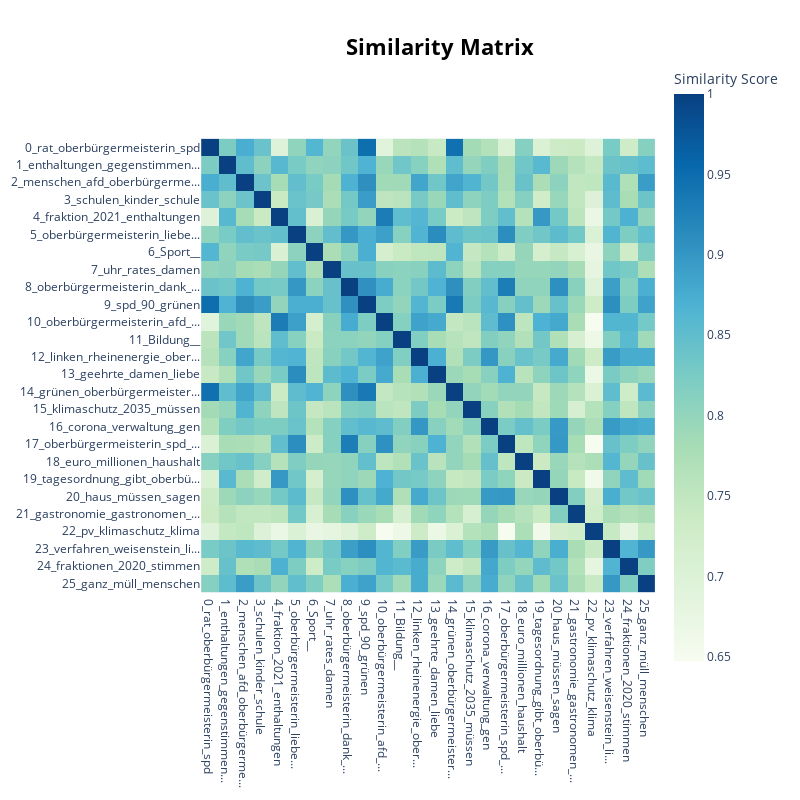

The cell this chart's notebook holds for it:
### Code cell
topic_model.visualize_heatmap()

### Figure 1 — Plotly figure (JSON) as saved in the notebook; plotly's stock layout.template omitted (floating-point values rounded to 4 significant figures; data arrays with more than 128 entries replaced by an {"elided": "..."} marker saying what was removed)
{"data": [{"coloraxis": "coloraxis", "hovertemplate": "x: %{x}<br>y: %{y}<br>Similarity Score: %{z}<extra></extra>", "name": "0", "type": "heatmap", "x": ["0_rat_oberbürgermeisterin_spd", "1_enthaltungen_gegenstimmen...", "2_menschen_afd_oberbürgerme...", "3_schulen_kinder_schule", "4_fraktion_2021_enthaltungen", "5_oberbürgermeisterin_liebe...", "6_Sport__", "7_uhr_rates_damen", "8_oberbürgermeisterin_dank_...", "9_spd_90_grünen", "10_oberbürgermeisterin_afd_...", "11_Bildung__", "12_linken_rheinenergie_ober...", "13_geehrte_damen_liebe", "14_grünen_oberbürgermeister...", "15_klimaschutz_2035_müssen", "16_corona_verwaltung_gen", "17_oberbürgermeisterin_spd_...", "18_euro_millionen_haushalt", "19_tagesordnung_gibt_oberbü...", "20_haus_müssen_sagen", "21_gastronomie_gastronomen_...", "22_pv_klimaschutz_klima", "23_verfahren_weisenstein_li...", "24_fraktionen_2020_stimmen", "25_ganz_müll_menschen"], "xaxis": "x", "y": ["0_rat_oberbürgermeisterin_spd", "1_enthaltungen_gegenstimmen...", "2_menschen_afd_oberbürgerme...", "3_schulen_kinder_schule", "4_fraktion_2021_enthaltungen", "5_oberbürgermeisterin_liebe...", "6_Sport__", "7_uhr_rates_damen", "8_oberbürgermeisterin_dank_...", "9_spd_90_grünen", "10_oberbürgermeisterin_afd_...", "11_Bildung__", "12_linken_rheinenergie_ober...", "13_geehrte_damen_liebe", "14_grünen_oberbürgermeister...", "15_klimaschutz_2035_müssen", "16_corona_verwaltung_gen", "17_oberbürgermeisterin_spd_...", "18_euro_millionen_haushalt", "19_tagesordnung_gibt_oberbü...", "20_haus_müssen_sagen", "21_gastronomie_gastronomen_...", "22_pv_klimaschutz_klima", "23_verfahren_weisenstein_li...", "24_fraktionen_2020_stimmen", "25_ganz_müll_menschen"], "yaxis": "y", "z": {"elided": "26x26 float values"}}], "layout": {"coloraxis": {"colorbar": {"title": {"text": "Similarity Score"}}, "colorscale": [[0, "rgb(247,252,240)"], [0.125, "rgb(224,243,219)"], [0.25, "rgb(204,235,197)"], [0.375, "rgb(168,221,181)"], [0.5, "rgb(123,204,196)"], [0.625, "rgb(78,179,211)"], [0.75, "rgb(43,140,190)"], [0.875, "rgb(8,104,172)"], [1, "rgb(8,64,129)"]]}, "height": 800, "hoverlabel": {"bgcolor": "white", "font": {"family": "Rockwell", "size": 16}}, "legend": {"title": {"text": "Trend"}}, "margin": {"t": 60}, "showlegend": true, "title": {"font": {"color": "Black", "size": 22}, "text": "<b>Similarity Matrix</b>", "x": 0.55, "xanchor": "center", "y": 0.95, "yanchor": "top"}, "width": 800, "xaxis": {"anchor": "y", "constrain": "domain", "domain": [0, 1], "scaleanchor": "y"}, "yaxis": {"anchor": "x", "autorange": "reversed", "constrain": "domain", "domain": [0, 1]}}}
